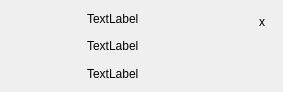
<?xml version="1.0" encoding="UTF-8"?>
<ui version="4.0">
 <class>Notification</class>
 <widget class="QWidget" name="Notification">
  <property name="geometry">
   <rect>
    <x>0</x>
    <y>0</y>
    <width>283</width>
    <height>92</height>
   </rect>
  </property>
  <property name="sizePolicy">
   <sizepolicy hsizetype="Fixed" vsizetype="Preferred">
    <horstretch>0</horstretch>
    <verstretch>0</verstretch>
   </sizepolicy>
  </property>
  <layout class="QGridLayout" name="gridLayout">
   <item row="0" column="0">
    <layout class="QHBoxLayout" name="horizontalLayout">
     <property name="spacing">
      <number>12</number>
     </property>
     <item>
      <layout class="QVBoxLayout" name="verticalLayout">
       <item>
        <widget class="QLabel" name="iconLabel">
         <property name="sizePolicy">
          <sizepolicy hsizetype="Fixed" vsizetype="Fixed">
           <horstretch>0</horstretch>
           <verstretch>0</verstretch>
          </sizepolicy>
         </property>
         <property name="minimumSize">
          <size>
           <width>64</width>
           <height>64</height>
          </size>
         </property>
         <property name="maximumSize">
          <size>
           <width>64</width>
           <height>64</height>
          </size>
         </property>
         <property name="scaledContents">
          <bool>true</bool>
         </property>
        </widget>
       </item>
       <item>
        <spacer name="verticalSpacer">
         <property name="orientation">
          <enum>Qt::Vertical</enum>
         </property>
         <property name="sizeHint" stdset="0">
          <size>
           <width>20</width>
           <height>40</height>
          </size>
         </property>
        </spacer>
       </item>
      </layout>
     </item>
     <item>
      <layout class="QVBoxLayout" name="actionsLayout">
       <item>
        <widget class="QLabel" name="appLabel">
         <property name="sizePolicy">
          <sizepolicy hsizetype="MinimumExpanding" vsizetype="MinimumExpanding">
           <horstretch>0</horstretch>
           <verstretch>0</verstretch>
          </sizepolicy>
         </property>
         <property name="text">
          <string>TextLabel</string>
         </property>
         <property name="wordWrap">
          <bool>true</bool>
         </property>
        </widget>
       </item>
       <item>
        <widget class="QLabel" name="summaryLabel">
         <property name="sizePolicy">
          <sizepolicy hsizetype="MinimumExpanding" vsizetype="MinimumExpanding">
           <horstretch>0</horstretch>
           <verstretch>0</verstretch>
          </sizepolicy>
         </property>
         <property name="text">
          <string>TextLabel</string>
         </property>
         <property name="wordWrap">
          <bool>true</bool>
         </property>
        </widget>
       </item>
       <item>
        <widget class="QLabel" name="bodyLabel">
         <property name="sizePolicy">
          <sizepolicy hsizetype="MinimumExpanding" vsizetype="MinimumExpanding">
           <horstretch>0</horstretch>
           <verstretch>0</verstretch>
          </sizepolicy>
         </property>
         <property name="text">
          <string>TextLabel</string>
         </property>
         <property name="wordWrap">
          <bool>true</bool>
         </property>
         <property name="openExternalLinks">
          <bool>true</bool>
         </property>
        </widget>
       </item>
      </layout>
     </item>
     <item>
      <layout class="QVBoxLayout" name="verticalLayout_3">
       <item>
        <widget class="QToolButton" name="closeButton">
         <property name="text">
          <string>x</string>
         </property>
         <property name="autoRaise">
          <bool>true</bool>
         </property>
        </widget>
       </item>
       <item>
        <spacer name="verticalSpacer_2">
         <property name="orientation">
          <enum>Qt::Vertical</enum>
         </property>
         <property name="sizeHint" stdset="0">
          <size>
           <width>20</width>
           <height>40</height>
          </size>
         </property>
        </spacer>
       </item>
      </layout>
     </item>
    </layout>
   </item>
  </layout>
 </widget>
 <resources/>
 <connections/>
</ui>
